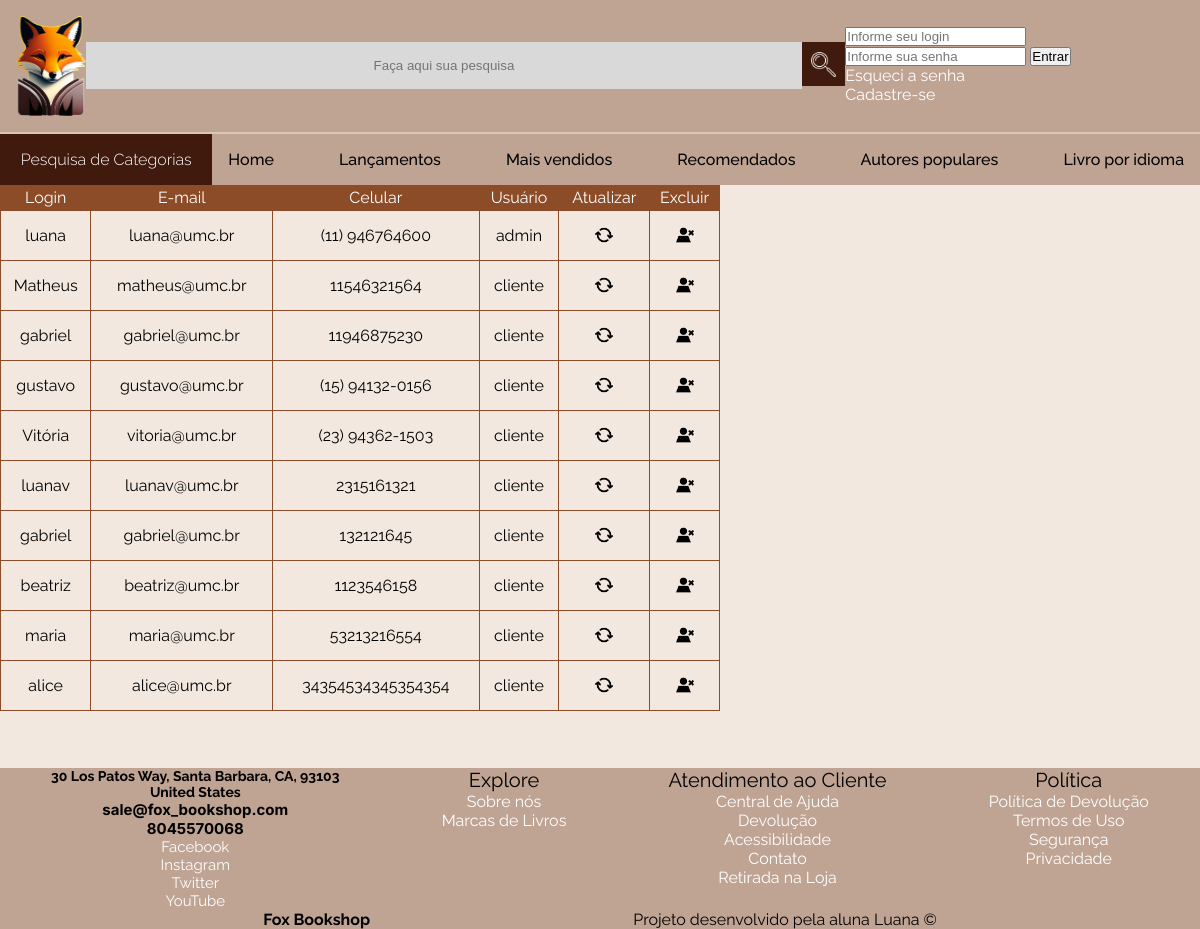
/listar_usuarios.php, run on the app's committed database.
### tables this page shows
CREATE TABLE `bookshop` (
  `id_login` int(100) NOT NULL,
  `login_user` varchar(100) NOT NULL,
  `login_password` varchar(30) NOT NULL,
  `login_email` varchar(150) NOT NULL,
  `login_tel` varchar(150) NOT NULL,
  `login_profile` varchar(100) NOT NULL
);

### listar_usuarios.php (the view)
<div class="default">
    <?php
        include "database.php";
        include "header.php";
        $sql = "SELECT * FROM bookshop";
        $resultado = mysqli_query($conexao, $sql);
    ?>
    <div class="section">
        <table>
        <thead>
            <tr>
                <th>Login </th>
                <th>E-mail </th>
                <th>Celular </th>
                <th>Usuário</th>
                <th>Atualizar</th>
                <th>Excluir</th>
            </tr>
        </thead>
        <tbody>
                <?php while($dados = mysqli_fetch_array($resultado)): ?>
                    <tr class="icons">
                    <td><?php echo $dados['login_user']; ?></td>
                    <td><?php echo $dados['login_email']; ?></td>
                    <td><?php echo $dados['login_tel']; ?></td>
                    <td><?php echo $dados['login_profile']; ?></td>
                    <td><a href="form_update_cadastro.php?id_login=<?php echo $dados['id_login']; ?>"><img src="images/refresh.png" alt="Update" widht=18px height=18px></a></td>
                    <td><a href="exclui_cadastro.php?id_login=<?php echo $dados['id_login']; ?>"><img src="images/deletar-usuario.png" alt="Excluir" widht=18px height=18px></a></td>
                    </tr>
                <?php endwhile; ?>
        </tbody>
        </table><br><br><br>
    </div>
    <?php
    include "footer.php";
    ?>
</div>

### header.php (shortened to what this page needs)
<!DOCTYPE html>
<html lang="pt-br">
<head>
    <link rel="stylesheet" href="css/styles.css">
</head>
<body>
    <header>
        <div class="container">
            <div class="sub-header">
                <div class="logo">
                    <a href="index.php"><img src="images/fox_book.png" alt="logo_livraria"></a>
                </div>
                <div class="barra_pesquisa">
                    <input type="text" name="pesquisa" placeholder="Faça aqui sua pesquisa">
                    <button type="submit"><img src="images/search1.png" alt="pesquisa"></button>
                </div>
                    <div class="sign-in">
                    <?php
                            if(!isset($_SESSION['usuario'])){
                        ?>
                            <form action="login_user.php" method="post">
                                <input type="text" name="login_user" id="login_user" placeholder="Informe seu login">
                                <input type="password" name="password_user" id="password_user" placeholder="Informe sua senha">
                                <button type="submit">Entrar</button>
                            </form>
                            <p><a href="#">Esqueci a senha</a></p>
                            <p><a href="form_cadastro.php">Cadastre-se</a></p>
                            <?php
                            } else {
                            ?>
                            <form action="logout.php" method="post">
                                <button type="submit">Sair</button>
                            </form>
                        <?php
                            }
                        ?>
                    </div>
            </div>
            <navbar class="menu_navegacao">
                <div class="selecionar-categoria">
                    <a href="categorias">Pesquisa de Categorias</a>
                </div>
                <ul>
                    <li><a href="index.php">Home</a></li>
                    <li><a href="lancamentos.php">Lançamentos</a></li>
                    <li><a href="mais_vendidos.php">Mais vendidos</a></li>
                    <li><a href="recomendados.php">Recomendados</a></li>
                    <li><a href="autores_populares.php">Autores populares</a></li>
                    <li><a href="livros_por_idioma.php">Livro por idioma</a></li>
                </ul>
            </navbar>
        </div>
    </header>

### footer.php
<footer class="fixar_rodape">
<div class="rodape">
    <div class="endereco">
        <h1>30 Los Patos Way, Santa Barbara, CA, 93103 <br>
        United States</h1>
        <div class="contato">
            <h2>sale@fox_bookshop.com <br>
        8045570068</h2>
        </div>
        <div class="social">
            <ul>
                <li><a href="#">Facebook</a></li>
                <li><a href="#">Instagram</a></li>
                <li><a href="#">Twitter</a></li>
                <li><a href="#">YouTube</a></li>
            </ul>
        </div>
    </div>
    <div class="rodape_explore">
        <h1>Explore</h1>
        <a href="#">Sobre nós</a><br>
        <a href="#">Marcas de Livros</a>
    </div>
    <div class="rodape_at_cliente">
        <h1>Atendimento ao Cliente</h1>
        <a href="#">Central de Ajuda</a><br>
        <a href="#">Devolução</a><br>
        <a href="#">Acessibilidade</a><br>
        <a href="#">Contato</a><br>
        <a href="#">Retirada na Loja</a>
    </div>
    <div class="rodape_politica">
        <h1>Política</h1>
        <a href="#"> Política de Devolução</a><br>
        <a href="#">Termos de Uso</a><br>
        <a href="#">Segurança</a><br>
        <a href="#">Privacidade</a>
    </div>
</div>
<div class="copyright">
    <h4>Fox Bookshop</h4>
    <p>Projeto desenvolvido pela aluna Luana ©</div></p>
        </footer>
    </body>
</html>

### css/styles.css (style rules this page uses)
* { margin: 0; padding: 0; }
.logo img { width: 70px; }
.default { min-height: 100vh; display: flex; flex-direction: column; justify-content: space-between; }
.barra_pesquisa button { background-color: #401A0D; border: 0px; }
.barra_pesquisa img { height: 25px; width: 25px; }
header { background-color: #BFA393; display:flex; flex-direction: column; align-items: center; }
.container { display:flex; flex-direction: column; width: 100%; }
.sub-header { display:flex; align-items: center; justify-content: space-between; border-bottom: solid 2px #D9C7B8; padding: 16px }
.menu_navegacao { display: flex; align-items: center; justify-content: space-around; }
.menu_navegacao a { font-size: medium; font-weight: 500; width: 100%; text-decoration: none; color: black; }
.menu_navegacao ul { width: 90%; display: flex; justify-content: space-between; align-items: center; padding: 16px; max-width: 1000px; }
ul { list-style: none; }
body { background-color: #F2E8DF; font-family: 'Raleway', sans-serif; }
.barra_pesquisa { display: flex; flex-direction: row; align-items:flex-start; }
.barra_pesquisa input { text-align: center; box-sizing: border-box; width: 716px; padding: 16px; background: #D9D9D9; border: 0px; }
.barra_pesquisa button { padding: 9.1px; }
.selecionar-categoria { width: 20%; height: 51px; background-color: #401A0D; display: flex; justify-items: center; align-items: center; }
.selecionar-categoria a { color: white; font-weight: 300; text-align: center; }
.card_cadastro li, a { color: white; width: 100%; text-decoration: none; font-style: none ; }
table { width: 60%; border-collapse: collapse; }
table, th, td { border: 1px solid; border-color:#8C4C27; }
th { height: 25px; background-color:#8C4C27; color: white; font-weight: 400; }
td { height: 50px; text-align: center; }
.rodape { background-color: #BFA393; display: flex; flex-direction: row; justify-content: space-around; }
.endereco { font-size: 7px; }
.contato { font-size: 10px; font-family: 'Inter'; font-weight: 200; }
.social { font-size: 15px; }
.copyright { background-color: #BFA393; display: flex; justify-content: space-evenly; }
.rodape_explore h1 { font-weight: 400; font-size: 20px; }
.rodape_at_cliente h1 { font-weight: 400; font-size: 20px; }
.rodape_politica h1 { font-weight: 400; font-size: 20px; }
.fixar_rodape { bottom: 0; position:relative; width: 100%; text-align: center; }

### data on the page
bookshop: login_user "luana", login_email "luana@umc.br", login_tel "(11) 946764600", login_profile "admin"
bookshop: login_user "Matheus", login_email "matheus@umc.br", login_tel "11546321564", login_profile "cliente"
bookshop: login_user "gabriel", login_email "gabriel@umc.br", login_tel "11946875230", login_profile "cliente"
bookshop: login_user "gustavo", login_email "gustavo@umc.br", login_tel "(15) 94132-0156", login_profile "cliente"
bookshop: login_user "Vitória", login_email "vitoria@umc.br", login_tel "(23) 94362-1503", login_profile "cliente"
bookshop: login_user "luanav", login_email "luanav@umc.br", login_tel "2315161321", login_profile "cliente"
bookshop: login_user "gabriel", login_email "gabriel@umc.br", login_tel "132121645", login_profile "cliente"
bookshop: login_user "beatriz", login_email "beatriz@umc.br", login_tel "1123546158", login_profile "cliente"
bookshop: login_user "maria", login_email "maria@umc.br", login_tel "53213216554", login_profile "cliente"
bookshop: login_user "alice", login_email "alice@umc.br", login_tel "34354534345354354", login_profile "cliente"
